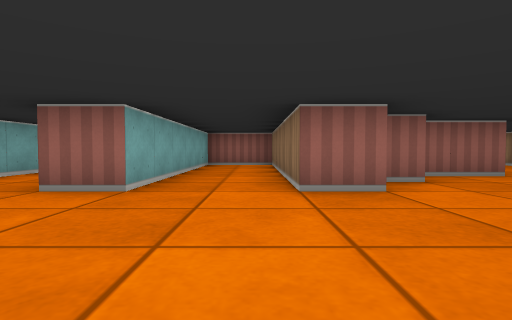
View 1 (above)

19 first-person views from a walk through a cub3D level. The camera is about half as high as the walls, tilts 2° down and sees 80° across. The floor is counted in squares. Each view is taken from the middle of a square. On the plan, view 1 faces up. The plan holds only what a view shows up to about 9 squares ahead; the rest is blank.

View 2
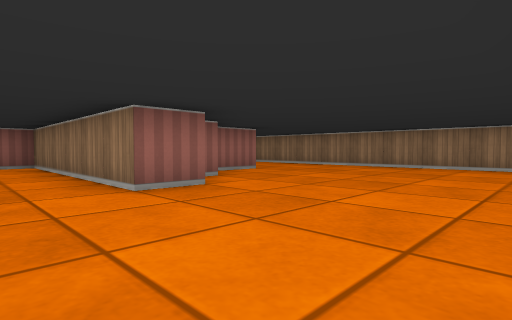

View 3
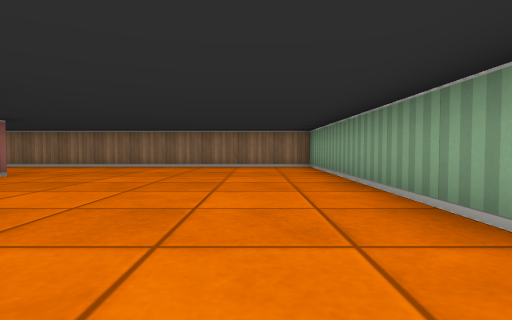

View 4
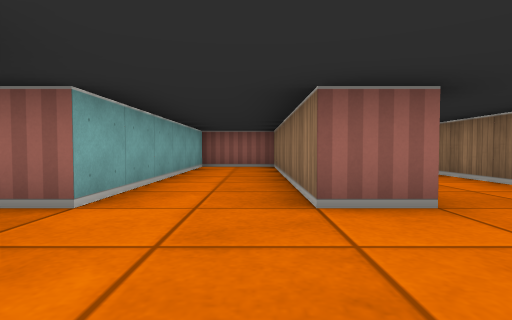

View 5
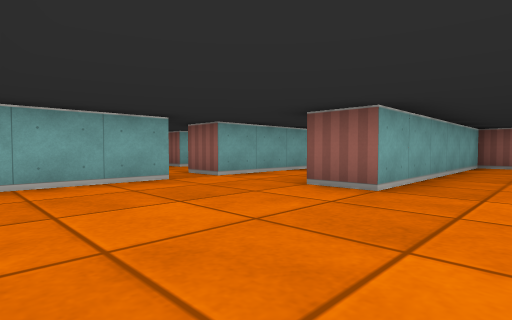

View 6
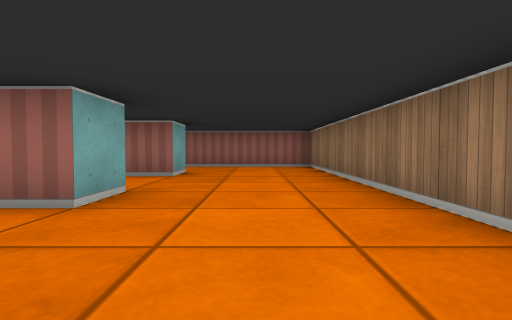

View 7
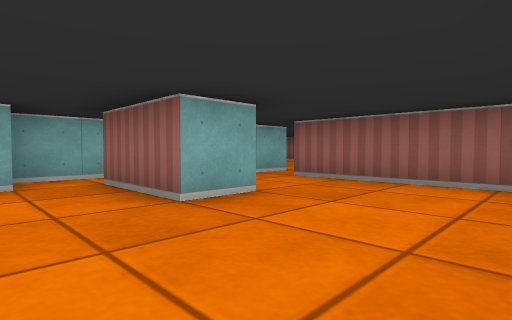

View 8
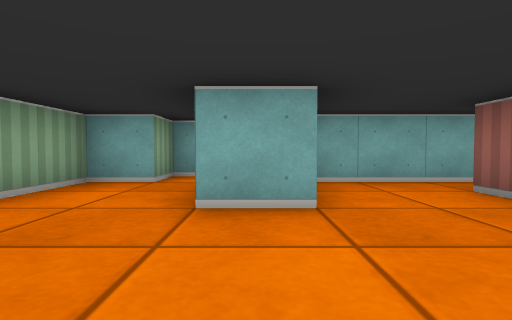

View 9
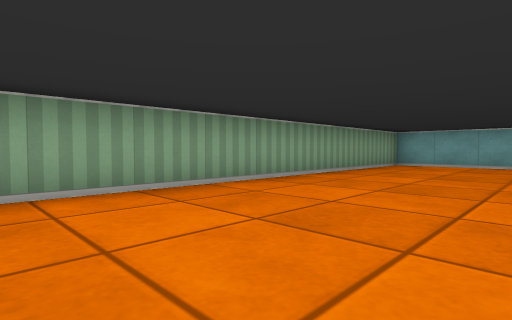

View 10
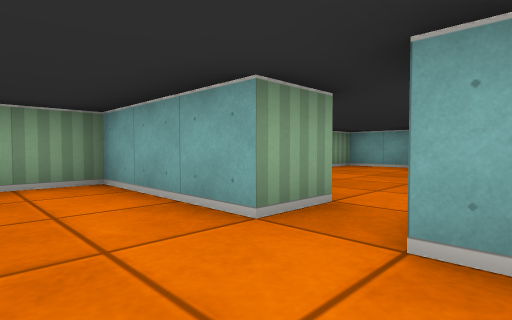

View 11
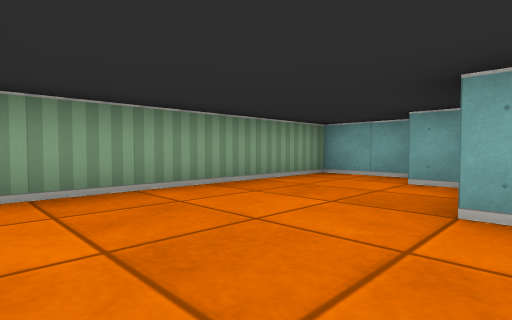

View 12
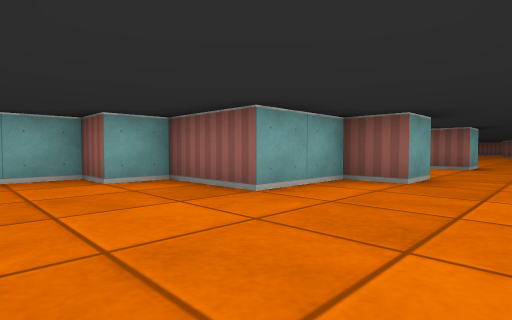

View 13
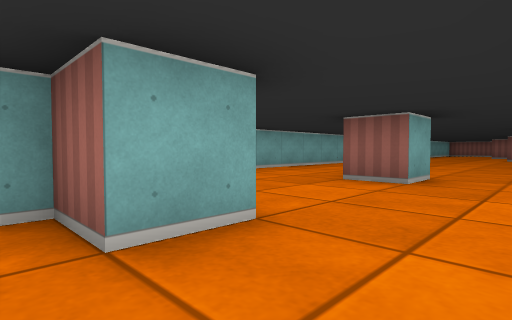

View 14
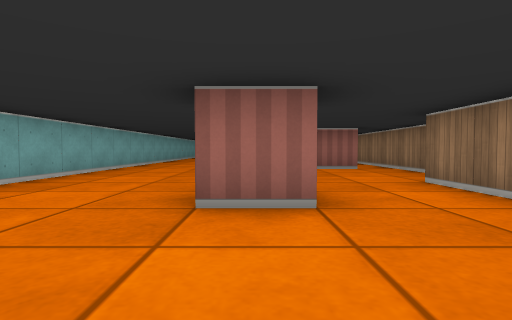

View 15
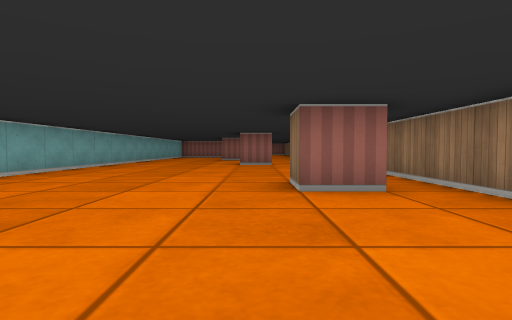

View 16
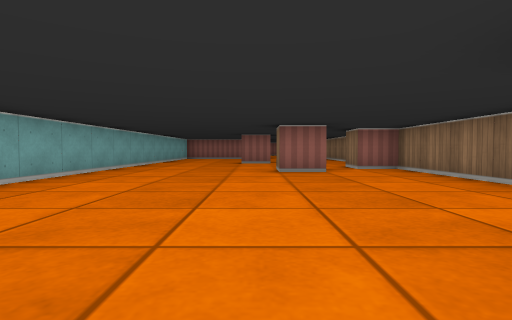

View 17
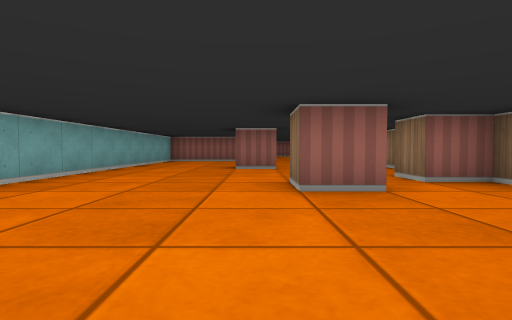

View 18
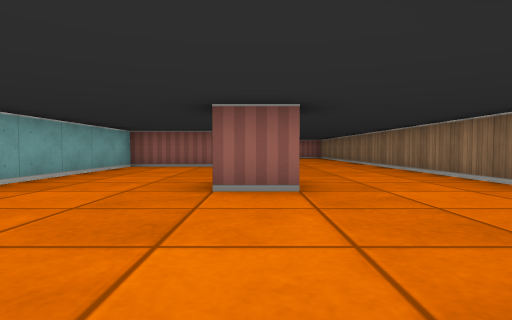

View 19
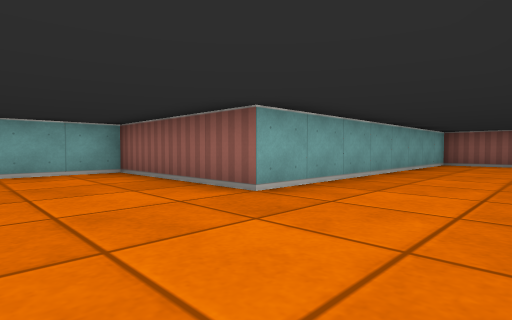

### Floor plan
Points are (right, up) in squares from view 1. A wall is a line through its corners. A room is listed if a view was taken in it or the views show most of it. See-through windows are left out.
Room 1 (views 1, 2, 3, 4, 5, 6, 7, 8, 9, 10)
walls: (1.6, 3.5) (0.5, 3.5) (0.5, 9.5) (-1.5, 9.5) (-1.5, 3.5) (-2.5, 3.5) (-2.5, 9.5) (-4.5, 9.5) (-4.5, 3.5); (2.6, 4.5) (1.9, 4.5); (4.5, 6.5) (4.5, 5.5) (3, 5.5); (1.5, 8.9) (1.5, 7.5) (2.5, 7.5) (2.5, 6.5) (4.1, 6.5); (4.5, 9.6) (4.5, 8.5) (2.5, 8.5); (-4.5, 2.5) (-4.5, -0.5) (7.5, -0.5) (7.5, 11.5) (4.5, 11.5)
ways out: opening at (-5, 3) to room 2; opening at (4, 11)
Room 2 (views 11, 12)
walls: (-8.5, 3.5) (-8.5, 2.5) (-10.5, 2.5) (-10.5, 1.5) (-11.5, 1.5) (-11.5, -0.5) (-6.2, -0.5); (-5.6, 2.5) (-4.5, 2.5); (-7.5, 4.5) (-8.5, 4.5); (-4.5, 3.5) (-5.5, 3.5)
ways out: opening at (-5, 3) to room 1; opening at (-6.5, 4.5) to room 3
Room 3 (views 13, 14, 15, 16, 17, 18, 19)
walls: (-6.4, 19.5) (-7.5, 19.5) (-7.5, 20.5); (-7.4, 23.5) (-8.5, 23.5); (-4.5, 23.6) (-4.5, 29); (-5.4, 13.5) (-6.5, 13.5) (-6.5, 14.5); (-4.5, 12.2) (-4.5, 20.5) (-5.5, 20.5) (-5.5, 21.5); (-7.5, 9.6) (-7.5, 8.5) (-8.5, 8.5); (-5.5, 8.9) (-5.5, 10.5); (-7.5, 5.6) (-7.5, 4.5); (-8.5, 4.5) (-8.5, 3.5); (-7.5, 36.2) (-7.5, 28.5) (-11.5, 28.5) (-11.5, 9.5); (-5.9, 36.5) (-7.2, 36.5)
ways out: opening at (-6.5, 4.5) to room 2

Where each view was taken, in squares from view 1:
view 1: 0 up, 0 right, facing up
view 2: 0 up, 1 left, facing up-right
view 3: 1 up, 1 left, facing right
view 4: 1 up, 3 left, facing up
view 5: 0 up, 0 right, facing up-left
view 6: 3 up, 6 right, facing up
view 7: 7 up, 7 right, facing up-left
view 8: 9 up, 7 right, facing left
view 9: 3 up, 5 right, facing down-left
view 10: 4 up, 3 left, facing down-left
view 11: 3 up, 6 left, facing down-left
view 12: 0 up, 6 left, facing up-left
view 13: 4 up, 6 left, facing up-left
view 14: 6 up, 8 left, facing up
view 15: 10 up, 7 left, facing up
view 16: 13 up, 8 left, facing up
view 17: 16 up, 8 left, facing up
view 18: 20 up, 8 left, facing up
view 19: 26 up, 5 left, facing up-left
